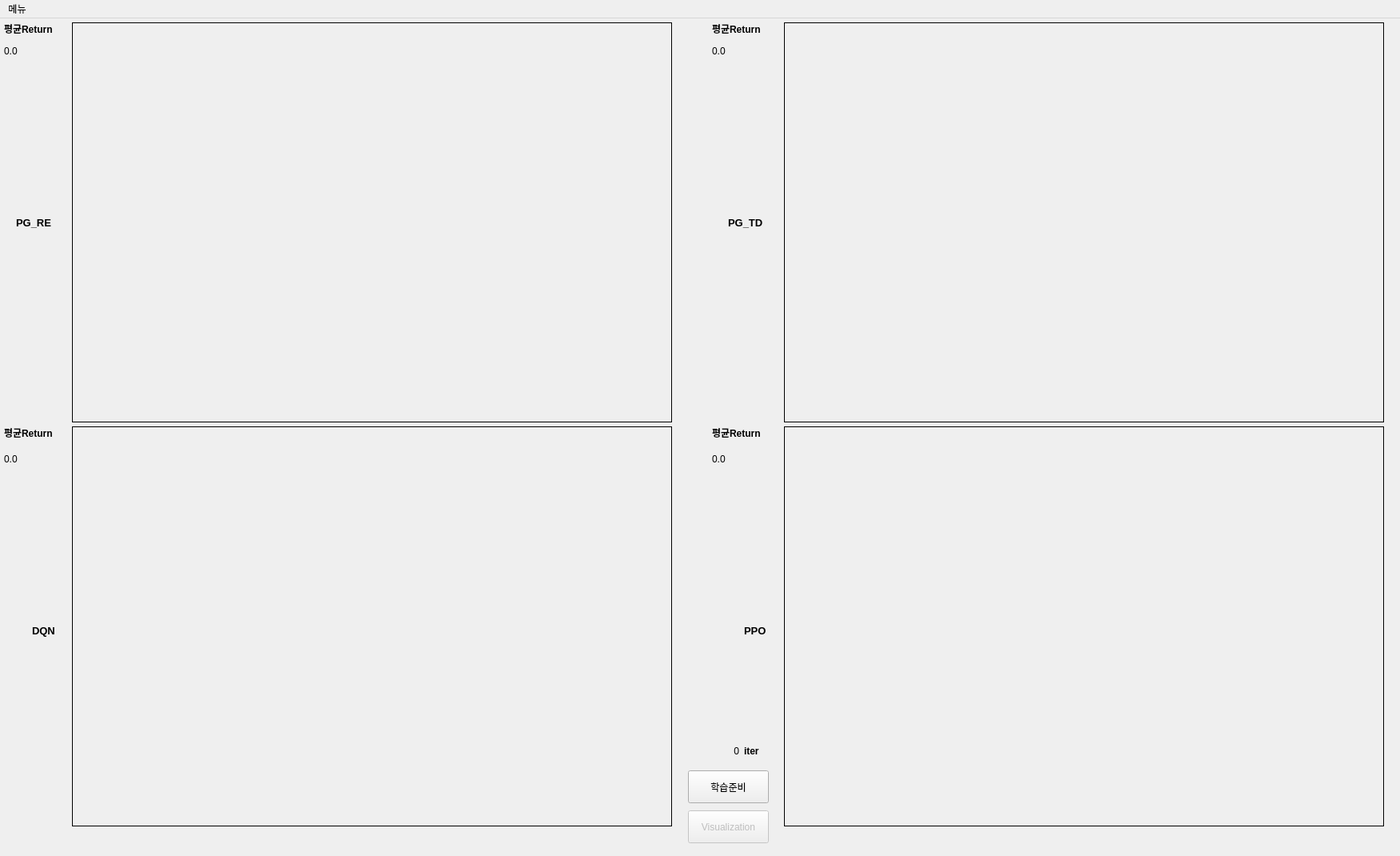
<?xml version="1.0" encoding="UTF-8"?>
<ui version="4.0">
 <class>MainWindow</class>
 <widget class="QMainWindow" name="MainWindow">
  <property name="geometry">
   <rect>
    <x>0</x>
    <y>0</y>
    <width>1750</width>
    <height>1070</height>
   </rect>
  </property>
  <property name="sizePolicy">
   <sizepolicy hsizetype="Fixed" vsizetype="Fixed">
    <horstretch>0</horstretch>
    <verstretch>0</verstretch>
   </sizepolicy>
  </property>
  <property name="windowTitle">
   <string>Program</string>
  </property>
  <widget class="QWidget" name="centralwidget">
   <widget class="QLabel" name="gif1">
    <property name="geometry">
     <rect>
      <x>90</x>
      <y>5</y>
      <width>750</width>
      <height>500</height>
     </rect>
    </property>
    <property name="frameShape">
     <enum>QFrame::Box</enum>
    </property>
    <property name="text">
     <string/>
    </property>
    <property name="alignment">
     <set>Qt::AlignCenter</set>
    </property>
   </widget>
   <widget class="QLabel" name="gif2">
    <property name="geometry">
     <rect>
      <x>980</x>
      <y>5</y>
      <width>750</width>
      <height>500</height>
     </rect>
    </property>
    <property name="frameShape">
     <enum>QFrame::Box</enum>
    </property>
    <property name="text">
     <string/>
    </property>
    <property name="alignment">
     <set>Qt::AlignCenter</set>
    </property>
   </widget>
   <widget class="QLabel" name="gif3">
    <property name="geometry">
     <rect>
      <x>90</x>
      <y>510</y>
      <width>750</width>
      <height>500</height>
     </rect>
    </property>
    <property name="frameShape">
     <enum>QFrame::Box</enum>
    </property>
    <property name="text">
     <string/>
    </property>
    <property name="alignment">
     <set>Qt::AlignCenter</set>
    </property>
   </widget>
   <widget class="QLabel" name="gif4">
    <property name="geometry">
     <rect>
      <x>980</x>
      <y>510</y>
      <width>750</width>
      <height>500</height>
     </rect>
    </property>
    <property name="frameShape">
     <enum>QFrame::Box</enum>
    </property>
    <property name="text">
     <string/>
    </property>
    <property name="alignment">
     <set>Qt::AlignCenter</set>
    </property>
   </widget>
   <widget class="QLabel" name="label">
    <property name="geometry">
     <rect>
      <x>20</x>
      <y>240</y>
      <width>61</width>
      <height>31</height>
     </rect>
    </property>
    <property name="font">
     <font>
      <pointsize>10</pointsize>
      <weight>75</weight>
      <bold>true</bold>
     </font>
    </property>
    <property name="text">
     <string>PG_RE</string>
    </property>
   </widget>
   <widget class="QLabel" name="label_2">
    <property name="geometry">
     <rect>
      <x>910</x>
      <y>240</y>
      <width>61</width>
      <height>31</height>
     </rect>
    </property>
    <property name="font">
     <font>
      <pointsize>10</pointsize>
      <weight>75</weight>
      <bold>true</bold>
     </font>
    </property>
    <property name="text">
     <string>PG_TD</string>
    </property>
   </widget>
   <widget class="QLabel" name="label_7">
    <property name="geometry">
     <rect>
      <x>40</x>
      <y>750</y>
      <width>41</width>
      <height>31</height>
     </rect>
    </property>
    <property name="font">
     <font>
      <pointsize>10</pointsize>
      <weight>75</weight>
      <bold>true</bold>
     </font>
    </property>
    <property name="text">
     <string>DQN</string>
    </property>
   </widget>
   <widget class="QLabel" name="label_8">
    <property name="geometry">
     <rect>
      <x>930</x>
      <y>750</y>
      <width>41</width>
      <height>31</height>
     </rect>
    </property>
    <property name="font">
     <font>
      <pointsize>10</pointsize>
      <weight>75</weight>
      <bold>true</bold>
     </font>
    </property>
    <property name="text">
     <string>PPO</string>
    </property>
   </widget>
   <widget class="QPushButton" name="btn1">
    <property name="geometry">
     <rect>
      <x>860</x>
      <y>940</y>
      <width>101</width>
      <height>41</height>
     </rect>
    </property>
    <property name="text">
     <string>학습준비</string>
    </property>
   </widget>
   <widget class="QPushButton" name="btn2">
    <property name="enabled">
     <bool>false</bool>
    </property>
    <property name="geometry">
     <rect>
      <x>860</x>
      <y>990</y>
      <width>101</width>
      <height>41</height>
     </rect>
    </property>
    <property name="text">
     <string>Visualization</string>
    </property>
   </widget>
   <widget class="QLabel" name="label_3">
    <property name="geometry">
     <rect>
      <x>5</x>
      <y>5</y>
      <width>81</width>
      <height>16</height>
     </rect>
    </property>
    <property name="font">
     <font>
      <weight>75</weight>
      <bold>true</bold>
     </font>
    </property>
    <property name="text">
     <string>평균Return</string>
    </property>
   </widget>
   <widget class="QLabel" name="label_4">
    <property name="geometry">
     <rect>
      <x>5</x>
      <y>510</y>
      <width>81</width>
      <height>16</height>
     </rect>
    </property>
    <property name="font">
     <font>
      <weight>75</weight>
      <bold>true</bold>
     </font>
    </property>
    <property name="text">
     <string>평균Return</string>
    </property>
   </widget>
   <widget class="QLabel" name="label_5">
    <property name="geometry">
     <rect>
      <x>890</x>
      <y>5</y>
      <width>81</width>
      <height>16</height>
     </rect>
    </property>
    <property name="font">
     <font>
      <weight>75</weight>
      <bold>true</bold>
     </font>
    </property>
    <property name="text">
     <string>평균Return</string>
    </property>
   </widget>
   <widget class="QLabel" name="label_6">
    <property name="geometry">
     <rect>
      <x>890</x>
      <y>510</y>
      <width>81</width>
      <height>16</height>
     </rect>
    </property>
    <property name="font">
     <font>
      <weight>75</weight>
      <bold>true</bold>
     </font>
    </property>
    <property name="text">
     <string>평균Return</string>
    </property>
   </widget>
   <widget class="QLabel" name="r1">
    <property name="geometry">
     <rect>
      <x>5</x>
      <y>30</y>
      <width>81</width>
      <height>21</height>
     </rect>
    </property>
    <property name="text">
     <string>0.0</string>
    </property>
   </widget>
   <widget class="QLabel" name="r3">
    <property name="geometry">
     <rect>
      <x>5</x>
      <y>540</y>
      <width>81</width>
      <height>21</height>
     </rect>
    </property>
    <property name="text">
     <string>0.0</string>
    </property>
   </widget>
   <widget class="QLabel" name="r2">
    <property name="geometry">
     <rect>
      <x>890</x>
      <y>30</y>
      <width>81</width>
      <height>21</height>
     </rect>
    </property>
    <property name="text">
     <string>0.0</string>
    </property>
   </widget>
   <widget class="QLabel" name="r4">
    <property name="geometry">
     <rect>
      <x>890</x>
      <y>540</y>
      <width>81</width>
      <height>21</height>
     </rect>
    </property>
    <property name="text">
     <string>0.0</string>
    </property>
   </widget>
   <widget class="QLabel" name="iter">
    <property name="geometry">
     <rect>
      <x>853</x>
      <y>900</y>
      <width>71</width>
      <height>31</height>
     </rect>
    </property>
    <property name="text">
     <string>0</string>
    </property>
    <property name="alignment">
     <set>Qt::AlignRight|Qt::AlignTrailing|Qt::AlignVCenter</set>
    </property>
   </widget>
   <widget class="QLabel" name="label_14">
    <property name="geometry">
     <rect>
      <x>930</x>
      <y>900</y>
      <width>31</width>
      <height>31</height>
     </rect>
    </property>
    <property name="font">
     <font>
      <weight>75</weight>
      <bold>true</bold>
     </font>
    </property>
    <property name="text">
     <string>iter</string>
    </property>
   </widget>
  </widget>
  <widget class="QMenuBar" name="menubar">
   <property name="geometry">
    <rect>
     <x>0</x>
     <y>0</y>
     <width>1750</width>
     <height>26</height>
    </rect>
   </property>
   <widget class="QMenu" name="menu">
    <property name="title">
     <string>메뉴</string>
    </property>
    <addaction name="setup"/>
    <addaction name="para"/>
    <addaction name="separator"/>
    <addaction name="end"/>
   </widget>
   <addaction name="menu"/>
  </widget>
  <action name="setup">
   <property name="text">
    <string>학습 설정</string>
   </property>
  </action>
  <action name="para">
   <property name="text">
    <string>모델 parameter 설정</string>
   </property>
  </action>
  <action name="end">
   <property name="text">
    <string>종료</string>
   </property>
  </action>
 </widget>
 <resources/>
 <connections/>
</ui>
